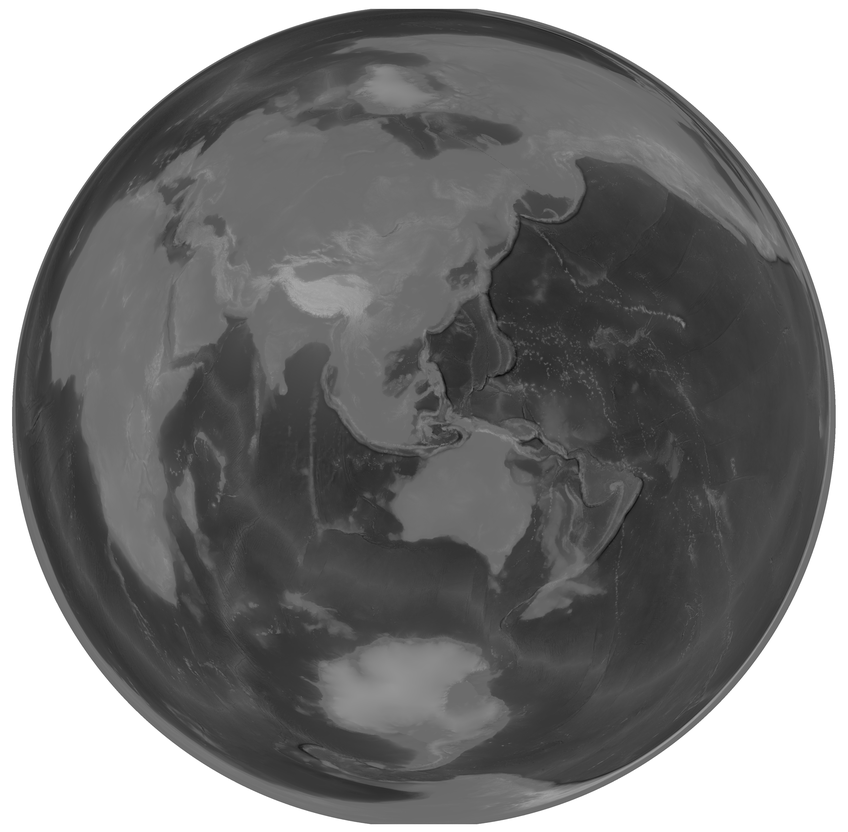
#> input picture cleaned-files/dem-scaled-with-border_x0.98pScaled_float32_crop_L000_T000_R024_B000_crs4326_wgs84_15arcsec_from0_0.png, 848 x 832 px, shrunk from 3929 x 3853 before the run
$ python script91-quadruple-filter.py ../cleaned-files
#> lines starting #> are read from the running program, lines starting #| are printed output that depends on the picture
#!/usr/bin/env python3
"""
Batch text overlay for PNGs in a relative folder.

Usage:
  python add_overlay.py path/to/relative/folder

Writes processed images to "<folder>-overlay" next to the input folder.

Notes:
- Each corner overlay has its own text, font, size, color, and offsets.
- Replace backticks ` in any TEXT_LABEL_* with the alphabetical 1-based index
  of the file among *all* PNGs in the folder (not the FILTER index).
- Replace caret ^ in any TEXT_LABEL_* with the total number of PNGs in the folder.
- The FILTER list (defined below) limits which PNGs are processed.
"""

from pathlib import Path
import sys
import argparse
from PIL import Image, ImageDraw, ImageFont

# =========================
# Config — edit these
# =========================
# --- Top-left overlay ---
TEXT_LABEL_TL = "ECDOsim v11 (Test Render)"
OFFSET_X_TL = 15
OFFSET_Y_TL = 10
FONT_PATH_TL = "RobotoCondensed.ttf"
FONT_SIZE_TL = 32
FONT_COLOR_TL = (0, 0, 0, 255)

# --- Top-right overlay ---
TEXT_LABEL_TR = "Frame `/^"
OFFSET_X_TR = 15
OFFSET_Y_TR = 10
FONT_PATH_TR = "RobotoCondensed.ttf"
FONT_SIZE_TR = 32
FONT_COLOR_TR = (0, 0, 0, 255)

# --- Bottom-left overlay ---
TEXT_LABEL_BL = "~35 mm particles, Pivots: (-20 S,130 E), (20 N,-50 W)"
OFFSET_X_BL = 15
OFFSET_Y_BL = 10
FONT_PATH_BL = "RobotoCondensed.ttf"
FONT_SIZE_BL = 26
FONT_COLOR_BL = (0, 0, 0, 255)

# --- Bottom-right overlay ---
TEXT_LABEL_BR = "By Junho (Nov. 2025) @ sovrynn.github.io"
OFFSET_X_BR = 15
OFFSET_Y_BR = 10
FONT_PATH_BR = "RobotoCondensed.ttf"
FONT_SIZE_BR = 26
FONT_COLOR_BR = (0, 0, 0, 255)

# --- Filter: only process these filenames (with extensions) ---
# Leave empty ([]) to process all PNGs in the input folder.
FILTER = ["0172.png","0175.png"]  # e.g., ["frame001.png", "frame005.png"]
FILTER = []
# =========================


def load_font(font_path: str, size: int):
    """Try loading the specified font, fallback to default if unavailable."""
#> in main, im is the input picture: PIL image 848x832 L; min 8, max 255, mean 125.9
    try:
        return ImageFont.truetype(font_path, size=size)
    except Exception:
        print(f"[warn] Could not load font '{font_path}'; using default font.")
        return ImageFont.load_default()


def _text_size(font: ImageFont.ImageFont, text: str):
    """Return (width, height) of rendered text with the given font."""
    if hasattr(font, "getbbox"):
        x0, y0, x1, y1 = font.getbbox(text)
        return (x1 - x0, y1 - y0)
    else:
        return font.getsize(text)


def add_text_overlays(img, tl, tr, bl, br):
    """Draw four text overlays (top-left, top-right, bottom-left, bottom-right)."""
    if img.mode != "RGBA":
        base = img.convert("RGBA")
    else:
        base = img.copy()

    W, H = base.size
#> W = 848; H = 832
    overlay = Image.new("RGBA", base.size, (0, 0, 0, 0))
#> overlay: PIL image 848x832 RGBA; every value is 0
    draw = ImageDraw.Draw(overlay)

    # --- Top-left ---
    if tl and tl.get("text"):
        draw.text((tl["offset_x"], tl["offset_y"]),
                  tl["text"], font=tl["font"], fill=tl["color"])

    # --- Top-right ---
    if tr and tr.get("text"):
        text_w, text_h = _text_size(tr["font"], tr["text"])
#> text_w = 161; text_h = 26
        x = W - text_w - tr["offset_x"]
#> x = 672
        y = tr["offset_y"]
#> y = 10
        draw.text((x, y), tr["text"], font=tr["font"], fill=tr["color"])

    # --- Bottom-left ---
    if bl and bl.get("text"):
        text_w, text_h = _text_size(bl["font"], bl["text"])
#> text_w = 697; text_h = 25
        x = bl["offset_x"]
#> x = 15
        y = H - text_h - bl["offset_y"]
#> y = 797
        draw.text((x, y), bl["text"], font=bl["font"], fill=bl["color"])

    # --- Bottom-right ---
    if br and br.get("text"):
        text_w, text_h = _text_size(br["font"], br["text"])
#> text_w = 544
        x = W - text_w - br["offset_x"]
#> x = 289
        y = H - text_h - br["offset_y"]
        draw.text((x, y), br["text"], font=br["font"], fill=br["color"])

    return Image.alpha_composite(base, overlay)
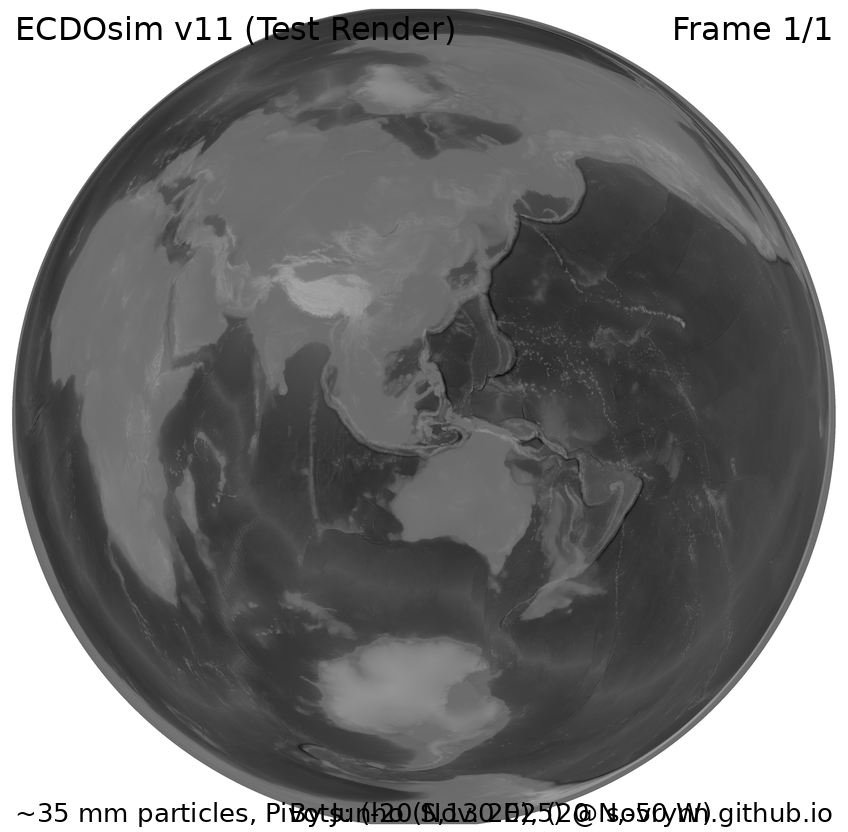
#> returned value: PIL image 848x832 RGBA; mean R, G, B, A 123.2, 123.2, 123.2, 255


def main():
    parser = argparse.ArgumentParser(
        description="Add four corner text overlays to all PNGs in a folder."
    )
    parser.add_argument(
        "folder",
        help="Relative path to the input folder containing PNG files."
    )
    args = parser.parse_args()

    in_dir = Path(args.folder)
    if not in_dir.exists() or not in_dir.is_dir():
        print(f'[error] "{in_dir}" is not a directory.')
        sys.exit(1)

    out_dir = in_dir.parent / f"{in_dir.name}-overlay"
    out_dir.mkdir(parents=True, exist_ok=True)

    # Gather all PNGs (alphabetical order baseline)
    all_pngs = sorted([p for p in in_dir.iterdir() if p.is_file() and p.suffix.lower() == ".png"])
    total_pngs_in_folder = len(all_pngs)

    if total_pngs_in_folder == 0:
        print(f"[info] No PNG files found in {in_dir}")
        sys.exit(0)

    # Map filename -> alphabetical 1-based position among ALL PNGs in folder
    alpha_index = {p.name: i for i, p in enumerate(all_pngs, start=1)}

    # Apply FILTER to choose which to process
    if FILTER:
        requested = set(FILTER)
        by_name = {p.name: p for p in all_pngs}
        pngs = [by_name[name] for name in requested if name in by_name]

        missing = [name for name in requested if name not in by_name]
        if missing:
            print(f"[warn] These requested files were not found: {', '.join(missing)}")
    else:
        pngs = all_pngs

    total_to_process = len(pngs)
    if total_to_process == 0:
        print(f"[info] No matching PNG files to process in {in_dir} for the FILTER list.")
        sys.exit(0)

    # Pad width based on the maximum alphabetical index (i.e., total PNGs in folder)
    pad_width = len(str(total_pngs_in_folder))

    font_tl = load_font(FONT_PATH_TL, FONT_SIZE_TL)
    font_tr = load_font(FONT_PATH_TR, FONT_SIZE_TR)
    font_bl = load_font(FONT_PATH_BL, FONT_SIZE_BL)
    font_br = load_font(FONT_PATH_BR, FONT_SIZE_BR)

    for idx, src in enumerate(pngs, start=1):
        try:
            with Image.open(src) as im:
                # Alphabetical index among ALL PNGs in folder (1-based)
                alpha_pos = alpha_index.get(src.name, idx)
                frame_str = str(alpha_pos).zfill(pad_width)

                def replace_tokens(text: str) -> str:
                    """Replace ` with alphabetical index; ^ with total PNG count in folder."""
                    return text.replace("`", frame_str).replace("^", str(total_pngs_in_folder))

                tl_text = replace_tokens(TEXT_LABEL_TL) if TEXT_LABEL_TL else ""
                tr_text = replace_tokens(TEXT_LABEL_TR) if TEXT_LABEL_TR else ""
                bl_text = replace_tokens(TEXT_LABEL_BL) if TEXT_LABEL_BL else ""
                br_text = replace_tokens(TEXT_LABEL_BR) if TEXT_LABEL_BR else ""

                result = add_text_overlays(
                    im,
                    tl={"text": tl_text, "font": font_tl, "color": FONT_COLOR_TL,
                        "offset_x": OFFSET_X_TL, "offset_y": OFFSET_Y_TL},
                    tr={"text": tr_text, "font": font_tr, "color": FONT_COLOR_TR,
                        "offset_x": OFFSET_X_TR, "offset_y": OFFSET_Y_TR},
                    bl={"text": bl_text, "font": font_bl, "color": FONT_COLOR_BL,
                        "offset_x": OFFSET_X_BL, "offset_y": OFFSET_Y_BL},
                    br={"text": br_text, "font": font_br, "color": FONT_COLOR_BR,
                        "offset_x": OFFSET_X_BR, "offset_y": OFFSET_Y_BR},
                )

                save_kwargs = {}
                if "dpi" in im.info:
                    save_kwargs["dpi"] = im.info["dpi"]

                dst = out_dir / src.name
                result.save(dst, format="PNG", **save_kwargs)

            rel = dst.relative_to(Path.cwd()) if dst.is_absolute() else dst
            print(f"[{idx}/{total_to_process}] {src.name} -> {rel}")
        except Exception as e:
            print(f"[error] Failed on {src.name}: {e}")

    print(f"[done] Wrote {total_to_process} file(s) to {out_dir}")


if __name__ == "__main__":
    main()
